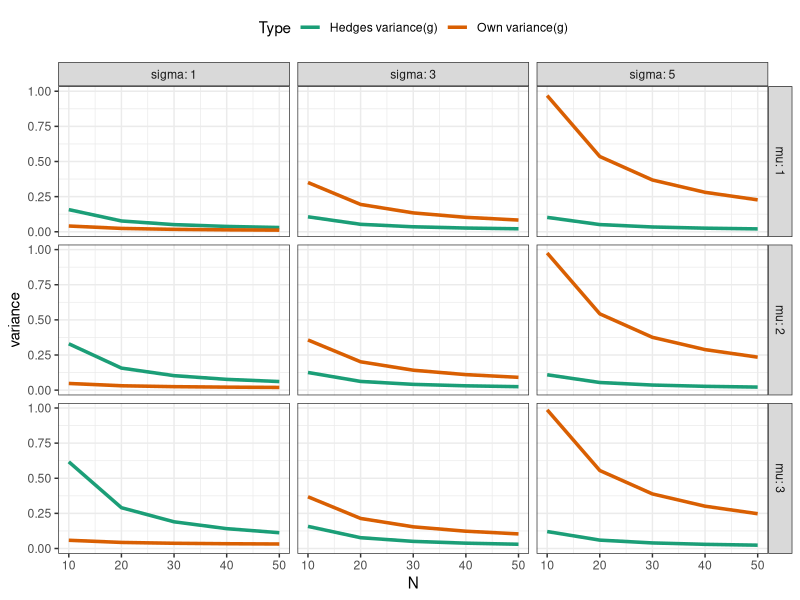
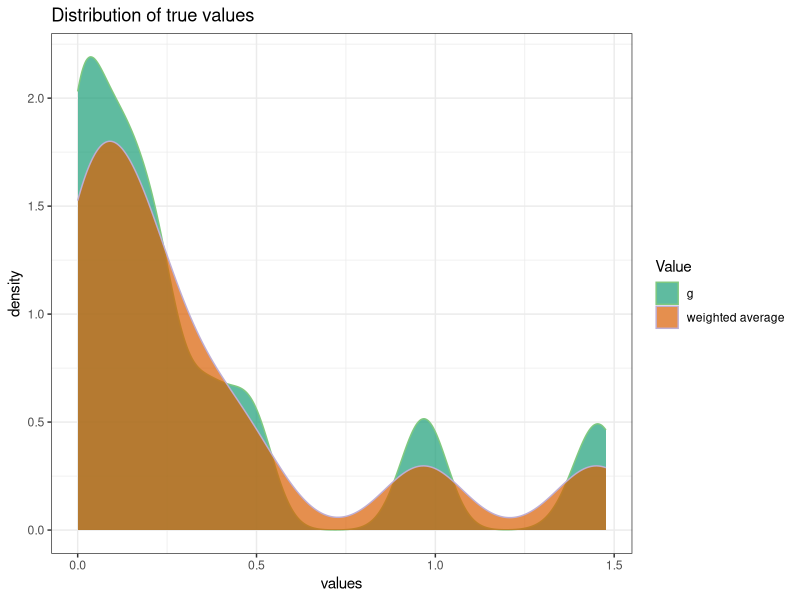

The R script that drew these images, in order: (Note: a time limit stopped this script after it produced the figures.)
## ---- chunk 1
knitr::opts_chunk$set(
	echo = TRUE,
	message = FALSE,
	comment = NA,
	cache = TRUE,
	warning = FALSE,
	fig.align='center'
)

# Library
library(tidyverse)

# Custom QQ plot function
gg_qq <- function(x, distribution = "norm", ..., line.estimate = NULL, conf = 0.95,
                  labels = names(x), title = NULL){
  q.function <- eval(parse(text = paste0("q", distribution)))
  d.function <- eval(parse(text = paste0("d", distribution)))
  x <- na.omit(x)
  ord <- order(x)
  n <- length(x)
  P <- ppoints(length(x))
  df <- data.frame(ord.x = x[ord], z = q.function(P, ...))

  if(is.null(line.estimate)){
    Q.x <- quantile(df$ord.x, c(0.25, 0.75))
    Q.z <- q.function(c(0.25, 0.75), ...)
    b <- diff(Q.x)/diff(Q.z)
    coef <- c(Q.x[1] - b * Q.z[1], b)
  } else {
    coef <- coef(line.estimate(ord.x ~ z))
  }

  zz <- qnorm(1 - (1 - conf)/2)
  SE <- (coef[2]/d.function(df$z)) * sqrt(P * (1 - P)/n)
  fit.value <- coef[1] + coef[2] * df$z
  df$upper <- fit.value + zz * SE
  df$lower <- fit.value - zz * SE

  if(!is.null(labels)){ 
    df$label <- ifelse(df$ord.x > df$upper | df$ord.x < df$lower, labels[ord],"")
    }

  p <- ggplot(df, aes(x=z, y=ord.x)) +
    geom_point() + 
    geom_abline(intercept = coef[1], slope = coef[2]) +
    geom_ribbon(aes(ymin = lower, ymax = upper), alpha=0.2) + 
    scale_x_continuous(name = 'Normal Quantiles') + 
    scale_y_continuous(name = 'Sample Quantiles') +
      ggtitle("QQ-plot", subtitle = title)
  if(!is.null(labels)) p <- p + geom_text( aes(label = label))
  #print(p)
  return(p)
}
## ---- chunk 2
# Correction factor J
corrJ <- function(N){
  1-(3/((4*(N-1))-1))
}

# Expectation of S_X
E_Sx <- function(N, sigma){
  num <- gamma(N/2)
  denom <- gamma((N - 1) / 2)
  sqrt(2/N) * (num/denom) * sigma
}

# Expectation of inverse of S_X
# -- Input: expection of Sx and variance of S_X
E_inv_Sx <- function(exp_Sx, variance_Sx){
  (1/exp_Sx) + (1/(exp_Sx)^3) + variance_Sx
}

# Variance of \bar{X}
var_meanX <- function(N, sigma){
  sigma^2/N
}

# Variance of S_X
var_Sx <- function(N, sigma){
  num <- 2 * gamma(N/2)^2
  denom <- gamma((N-1) / 2)^2
  (1/N) * (N - 1 - (num/denom)) * sigma^2
}

# Variance of S_X^{-1}
# -- Input: variance of S_X, expectation of S_X
var_inv_Sx <- function(exp_Sx, variance_Sx){
  variance_Sx / ((exp_Sx)^4)
}
## ---- chunk 3
mu <- 1
sigma <- 2
N <- 50
expectation_Sx <- E_Sx(N, sigma)
variance_Sx <- var_Sx(N, sigma)
expectation_inv_Sx <- E_inv_Sx(expectation_Sx, variance_Sx)
variance_inv_Sx <- var_inv_Sx(expectation_Sx, variance_Sx)
varG <- corrJ(N)^2 * ((var_meanX(N, sigma) * variance_inv_Sx) + 
                var_meanX(N, sigma)*expectation_inv_Sx^2 +
                variance_inv_Sx*mu^2)
results <- data.frame('Parameter' = c('Expectation of S_x', 
                      'Expectation of inverse of S_x', 
                      'Variance of S_x', 
                      'Variance of inverse of S_x', 
                      'within study variance of g'),
           'Value' = c(expectation_Sx, expectation_inv_Sx,
            variance_Sx, 
            variance_inv_Sx,varG))
print(results, row.names = FALSE)
## ---- chunk 4
ownVarG <- function(mu, sigma, N){
  varG <- corrJ(N)^2 * ((var_meanX(N, sigma) * variance_inv_Sx) + 
                var_meanX(N, sigma)*expectation_inv_Sx^2 +
                variance_inv_Sx*mu^2)
  return(varG)
}
## ---- chunk 5
true_g <- mu / sigma * corrJ(N = N)
## ---- chunk 6
# Calculate within study variance of g using Hedges (1989)
varHedge <- function(g,N){
  value <- (1/N) + (1 - (gamma((N - 2) / 2) / gamma((N - 1) / 2))^2 * (N - 3) / 2) * g^2
  return(round(value,7))
}
## ---- chunk 7
mus <- seq(1,3, length.out = 3)
sigmas <- seq(1,5, length.out = 3)
N <- round(seq(10, 50, length.out = 5),0)

# Pairs of combinations
pairs <- expand.grid(mus, sigmas, N)
names(pairs) <- c('mu', 'sigma', 'N')

recValues <- data.frame(matrix(nrow = dim(pairs)[1], ncol = 2))
names(recValues) <- c('ownVarG', 'hedgesVarG')
# For loop over these
for(i in 1:dim(pairs)[1]){
  mu_loop <- pairs[i, 'mu']
  sigma_loop <- pairs[i, 'sigma']
  N_loop <- pairs[i, 'N']
  
  # Get true g
  true_g_loop <- mu_loop / sigma_loop * corrJ(N_loop)
    
  ownVar <- ownVarG(mu = mu_loop, sigma = sigma_loop, N_loop)
  hedgeVar <- varHedge(g = true_g_loop, N = N_loop)
  recValues[i,] <- c(ownVar, hedgeVar)
}
compResults <- data.frame(pairs, recValues)
tbl_df(compResults)
## ---- chunk 8
compResults %>% gather(key = type, value = variance, 4:5) %>%
  ggplot(., aes(x = N, y = variance, colour = type)) + 
  geom_line(aes(colour = type), size = 1.2) +
  facet_grid(mu ~ sigma, labeller = label_both) +
  scale_color_brewer(type = 'qual', palette = 2, name = 'Type', 
                     labels = c('Hedges variance(g)', 
                                'Own variance(g)')) + 
  theme_bw() +
  theme(legend.position = 'top')
## ---- chunk 9
# Calculate between-studies variance
tau <- function(Y,W,k){
  C <- sum(W)-(sum(W^2)/sum(W))
  df <- k-1
  Q <- sum(W*Y^2)-sum(W*Y)^2/sum(W)
  if(Q < df){
    T2 <- 0
  }else{
    T2 <- (Q-df)/C
  }
  return (T2)
}

# Calculate weighted mean
wMean <- function(Y,W){
	M <- sum(W*Y)/sum(W)
	return(M)
}
## ---- chunk 10
# True values for K (number of studies), the sample size per study, 
# beta, sigma and tau
K <- 20
N <- round(seq(10, 50, length.out = K), 0)
TrueBeta <- seq(0,1.5, by = .5)
TrueSigma <- seq(1, 7, length.out = 3)
TrueTau <- seq(0, 7, length.out = 3)

# Create combinations of beta, sigma and tau
pairsSim <- expand.grid(TrueBeta, TrueSigma, TrueTau)
  names(pairsSim) <- c('TrueBeta', 'TrueSigma', 'TrueTau')
nPairs <- dim(pairsSim)[1]

# Stack the combinations for K times
stackedPairs <- do.call(rbind, replicate(K, pairsSim, simplify=FALSE)) 

# Add to data frame
TrueValPair <- data.frame('K' = rep(K, nPairs), 
                'N' = rep(N, each = nPairs), stackedPairs) %>% tbl_df()

# Calculate the true value of G and then weighted mean
# Note, it does not make sense to calculate the true 
# value of the DerSimonian and Laird estimator. This value is based on 
# heterogeneity of the response variable.
# We only have the true values.
TrueValues <- TrueValPair %>% 
  mutate(TrueG = (TrueBeta/TrueSigma * corrJ(N = N)),
         TrueWeight = 1/(TrueSigma^2 + TrueTau^2))

# Now calculate true weighted average.
# Note, as the true within study variability is equal for each study,
# all the weights will be equal. Hence weighted average over all studies = 
# unweighted average.
TrueWMean <- TrueValues %>% group_by(TrueBeta, TrueSigma, TrueTau) %>%
  summarise(wMean = wMean(Y = TrueG, W = TrueWeight),
            unwMean = mean(TrueG)) %>% ungroup()

# Create plot 
ToPlot_true <- data.frame('values' = c(TrueValues$TrueG, 
                          as.numeric(unlist(select(TrueWMean, wMean)))),
           'type' = c(rep('true_g', length(TrueValues$TrueG)),
                      rep('true_wMean', dim(TrueWMean)[1]))) %>% tbl_df()
ggplot(ToPlot_true, aes(x = values, fill = type, colour = type)) + 
  geom_density(aes(fill = type, colour = type), alpha = 0.7) +
  scale_color_brewer(name = "Value", labels = c('g', 'weighted average'),
                     type = 'qual', palette = 1) + 
  scale_fill_brewer(name = "Value", labels = c('g', 'weighted average'),
                   type = 'qual', palette = 2) +
  ggtitle('Distribution of true values') + 
  theme_bw()

# Summary of true g
filter(ToPlot_true, type == 'true_g') %>% select(values) %>% 
  unlist() %>% as.numeric() %>% summary()

# Summary of weighted average
filter(ToPlot_true, type == 'true_wMean') %>% select(values) %>% 
  unlist() %>% as.numeric() %>% summary()
## ---- chunk 11
# Set the seed
seed <- round(pi, 6)
set.seed(seed)

# Number of simulations
nsim <- 1000

# Stack the combinations for nsim times
stackedPairs_nsim <- do.call(rbind, 
          replicate(nsim, pairsSim, simplify=FALSE)) 

# Empty vector for weighted mean and z-statistic
# with the true values for the parameters attached.
sim_Wmean <- data.frame(matrix(nrow = nsim, ncol = 2))
names(sim_Wmean) <- c('wMean', 'Zstat')
simWmean <- cbind(sim_Wmean, stackedPairs_nsim)

# Start Monte Carlo for loop: over simulations and pairs of 
# parameters.
for(i in 1:dim(simWmean)[1]){
  # Get the parameters
  sim_TrueBeta <- simWmean[i, 'TrueBeta']
  sim_TrueSigma <- simWmean[i, 'TrueSigma']
  sim_TrueTau <- simWmean[i, 'TrueTau']
  
  # Empty study vectors
  studG <- NULL
  # Loop over the studies
  for(k in 1:K){
    # Study variance
    StudVar <- rnorm(n = 1, sd = sim_TrueTau)
    # Subject data
    Y <- sim_TrueBeta + rnorm(n = N[k], sd = sim_TrueSigma) + StudVar
    # Study parameters: t- value
    studT <- coef(summary(lm(Y ~ 1)))[3]
    # Study g: using conversion
    studG <- c(studG, (studT / sqrt(N[k]) * corrJ(N[k])))
  }
  # Estimate tau
  estTau <- data.frame(N, studG) %>% 
    mutate(withinVar = varHedge(g = studG, N = N)) %>%
      summarise(tau = tau(Y = studG, W = (1/withinVar), k = K))
  
  # Now calculate weighted average and Z-statistic
  simWmean[i,c(1:2)] <- data.frame(N, studG, estTau) %>% 
    mutate(withinVar = varHedge(g = studG, N = N),
           weights = 1/(withinVar + tau)) %>%
    summarise(wMean = wMean(Y = studG, W = weights),
              Zstat = (wMean/sqrt((1/sum(weights)))))
}
## ---- chunk 12
# Create data frame with joined true value for weighted average
ToPlot <- select(TrueWMean, - unwMean) %>% 
          rename(TrueWMean = wMean) %>%
          left_join(simWmean,. , 
          by = c('TrueBeta', 'TrueSigma', 'TrueTau'))
# Make sigma and tau appear as symbols when plotting
ToPlot$TrueSigma <- factor(ToPlot$TrueSigma, levels = TrueSigma, 
     labels = c(paste0(expression('sigma^2 == '), eval(TrueSigma[1]^2)), 
                paste0(expression('sigma^2 == '), eval(TrueSigma[2]^2)),
                paste0(expression('sigma^2 == '), eval(TrueSigma[3]^2))))
ToPlot$TrueTau <- factor(ToPlot$TrueTau, levels = TrueTau, 
     labels = c(paste0(expression('tau^2 == '), eval(TrueTau[1]^2)), 
                paste0(expression('tau^2 == '), eval(TrueTau[2]^2)),
                paste0(expression('tau^2 == '), eval(TrueTau[3]^2))))

ggplot(ToPlot, aes(x = wMean, fill = factor(TrueBeta))) + 
  geom_density(aes(fill = factor(TrueBeta)), alpha = 0.6) + 
  geom_vline(aes(xintercept = TrueWMean, 
                 colour = factor(TrueBeta)), size = 1.2) + 
  scale_x_continuous('weighted average') +
  facet_wrap(TrueTau ~ 
               factor(TrueSigma), 
             scales = 'free',
             labeller = label_parsed) +
  scale_color_brewer(name = 'True value of Beta', 
                     type = 'div', palette = 'Spectral') +
  scale_fill_brewer(name = 'True value of Beta', 
                   type = 'div', palette = 'Spectral') +
  theme_bw() +
  theme(legend.position = 'bottom')
## ---- chunk 13
# Just plotting QQ-plots for three parameter values
Selection <- data.frame(beta = TrueBeta[c(1,3,4)], 
                        sigma = TrueSigma, 
                        tau = TrueTau)
for(i in 1:dim(Selection)[1]){
  simWmean %>% filter(TrueBeta == Selection[i, 'beta'] &
                    TrueSigma == Selection[i, 'sigma'] & 
                    TrueTau == Selection[i, 'tau']) %>%
    select(wMean) %>% 
    unlist(.) %>% as.numeric() %>% 
  gg_qq(x = ., title = 
    bquote(beta ==  .(Selection[i, 'beta']) ~ 
          sigma^2 ==  .(Selection[i, 'sigma']^2) ~ 
          tau^2 ==  .(Selection[i, 'tau']^2))) %>%
    print()
}
## ---- chunk 14
ToPlot %>% tbl_df() %>%
  filter(TrueBeta == 0) %>%
  mutate(Pval = 2 * pnorm(Zstat, lower.tail = FALSE),
         TypeIer = ifelse(Pval < 0.05, 1, 0)) %>% 
  group_by(TrueSigma, TrueTau) %>%
  summarise(AvgTypeIErr = mean(TypeIer),
            SDTypeI = sd(TypeIer),
            yStart = max(0, AvgTypeIErr - SDTypeI),
            yEnd = min(1, AvgTypeIErr + SDTypeI)) %>%
  ggplot(., aes(x = TrueSigma, y = AvgTypeIErr, group = 1)) +
    geom_line(size = 1.2, colour = '#045a8d') +
    geom_hline(yintercept = 0.05, linetype = 'dotted', size = .9)+
    geom_segment(aes(x = TrueSigma, 
             xend = TrueSigma,
             y = yStart, 
             yend = yEnd),
             colour = '#045a8d',
             linetype = 'dashed') +
    facet_wrap( ~ TrueTau, labeller = label_parsed) +
  scale_y_continuous('Average Type I Error rate') +
  scale_x_discrete(expression(sigma^2), labels = TrueSigma^2) +
  ggtitle(paste0('K = ', K)) +
  theme_bw()
## ---- chunk 15
ToPlot %>% tbl_df() %>%
  filter(TrueBeta != 0) %>%
  mutate(Pval = 2 * pnorm(Zstat, lower.tail = FALSE),
         Power = ifelse(Pval < 0.05, 1, 0)) %>% 
  group_by(TrueBeta, TrueSigma, TrueTau) %>%
  summarise(AvgPower = mean(Power),
            SDPower = sd(Power),
            yStart = max(0, AvgPower - SDPower),
            yEnd = min(1, AvgPower + SDPower)) %>%
    ggplot(., aes(x = factor(TrueBeta), y = AvgPower, group = 1)) +
    geom_line(size = 1.2, colour = '#045a8d') +
    geom_segment(aes(x = factor(TrueBeta), 
                     xend = factor(TrueBeta),
                     y = yStart, 
                     yend = yEnd),
                 colour = '#045a8d',
                 linetype = 'dashed') +
    facet_wrap(TrueSigma ~ TrueTau, labeller = label_parsed) +
  scale_y_continuous('Average Power') +
  scale_x_discrete(expression(beta), labels = TrueBeta[-1]) +
  ggtitle(paste0('K = ', K)) +
  theme_bw()
